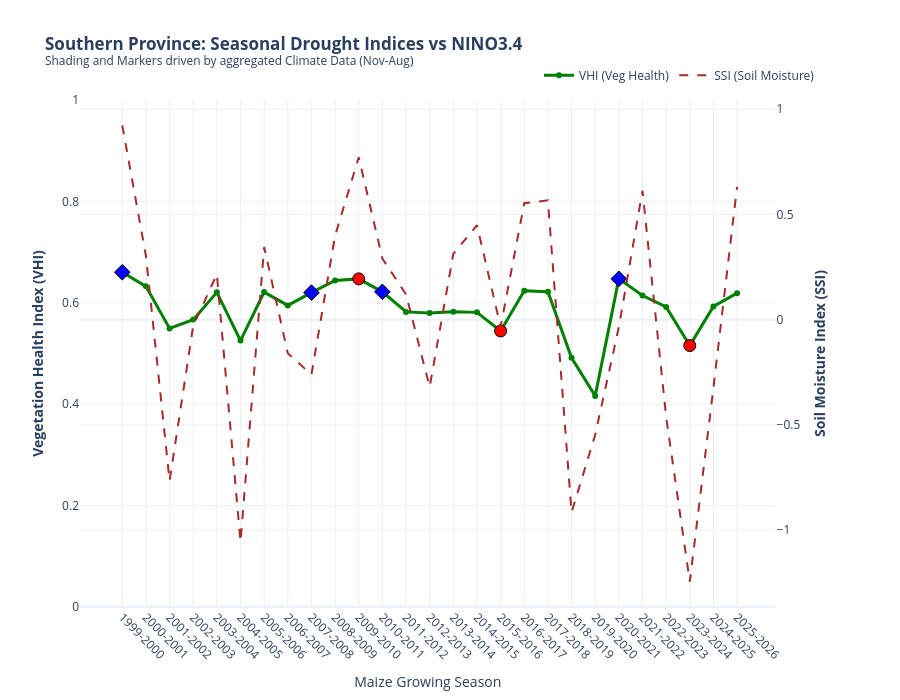

The code cell stored with this chart in its notebook:
### Code cell
import pandas as pd
import numpy as np
import plotly.graph_objects as go
from plotly.subplots import make_subplots
import os

# ============================================================
# 1. PREPARE CLIMATE DATA (NINO34)
# ============================================================
df_climate['date'] = pd.to_datetime(df_climate['date'])
df_climate['month'] = df_climate['date'].dt.month
df_climate['year'] = df_climate['date'].dt.year

# Define CropYear (Nov-Dec belongs to next year's harvest)
df_climate['CropYear'] = np.where(df_climate['month'] >= 11, 
                                  df_climate['year'] + 1, 
                                  df_climate['year'])

# Filter for the Maize Season (Nov to Aug) and aggregate NINO34
maize_months = [11, 12, 1, 2, 3, 4]
nino_seasonal = df_climate[df_climate['month'].isin(maize_months)].groupby('CropYear')['NINO34'].mean().reset_index()

# Patch 2024 NINO34 as per requirements
nino_seasonal.loc[nino_seasonal['CropYear'] == 2024, 'NINO34'] = 2.03

# ============================================================
# 2. PREPARE PROVINCIAL DATA (SOUTHERN PROVINCE)
# ============================================================
# Use 'province' column added in previous step
southern_data = df_seasonal_agg[df_seasonal_agg['province'] == 'Southern'].copy()

# Average districts to Provincial level
south_ts = southern_data.groupby('CropYear').agg({
    'SSI_seasonal': 'mean',
    'VHI_seasonal': 'mean',
    'NDVI_seasonal': 'mean'
}).reset_index()

# Merge with NINO34 data
south_ts = pd.merge(south_ts, nino_seasonal, on='CropYear', how='left')

# Create Season label (e.g., "2015-2016")
south_ts['SEASON'] = (south_ts['CropYear'] - 1).astype(str) + "-" + south_ts['CropYear'].astype(str)

# ============================================================
# 3. CREATE THE DUAL-AXIS PLOT
# ============================================================
fig_comb = make_subplots(specs=[[{"secondary_y": True}]])

# Add VHI (Primary Axis - Left)
fig_comb.add_trace(
    go.Scatter(x=south_ts['SEASON'], y=south_ts['VHI_seasonal'], 
               name="VHI (Veg Health)",
               line=dict(color='green', width=3),
               mode='lines+markers'),
    secondary_y=False,
)

# Add SSI (Secondary Axis - Right)
fig_comb.add_trace(
    go.Scatter(x=south_ts['SEASON'], y=south_ts['SSI_seasonal'], 
               name="SSI (Soil Moisture)",
               line=dict(color='brown', width=2, dash='dash'),
               mode='lines'),
    secondary_y=True,
)

# ============================================================
# 4. ADD AUTOMATED ENSO MARKERS & SHADING (FROM CLIMATE DATA)
# ============================================================
for index, row in south_ts.iterrows():
    season = row['SEASON']
    nino_val = row['NINO34']
    
    if pd.isna(nino_val): continue

    # EL NIÑO (Threshold >= 1.0)
    if nino_val >= 1.0:
        fig_comb.add_vrect(x0=season, x1=season, fillcolor="red", opacity=0.1, layer="below", line_width=0)
        fig_comb.add_trace(go.Scatter(
            x=[season], y=[row['VHI_seasonal']],
            mode='markers',
            marker=dict(symbol='circle', size=12, color='red', line=dict(width=1, color='black')),
            name="El Niño Event", 
            showlegend=False
        ), secondary_y=False)
        
    # LA NIÑA (Threshold <= -1.0)
    elif nino_val <= -1.0:
        fig_comb.add_vrect(x0=season, x1=season, fillcolor="blue", opacity=0.1, layer="below", line_width=0)
        fig_comb.add_trace(go.Scatter(
            x=[season], y=[row['VHI_seasonal']],
            mode='markers',
            marker=dict(symbol='diamond', size=12, color='blue', line=dict(width=1, color='black')),
            name="La Niña Event", 
            showlegend=False
        ), secondary_y=False)

# ============================================================
# 5. FINAL LAYOUT POLISH
# ============================================================
fig_comb.update_layout(
    title="<b>Southern Province: Seasonal Drought Indices vs NINO3.4</b><br><sup>Shading and Markers driven by aggregated Climate Data (Nov-Aug)</sup>",
    template="plotly_white",
    hovermode="x unified",
    xaxis=dict(tickangle=45, type='category', title="Maize Growing Season"),
    height=700,
    legend=dict(orientation="h", yanchor="bottom", y=1.02, xanchor="right", x=1)
)

# Set y-axes titles
fig_comb.update_yaxes(title_text="<b>Vegetation Health Index (VHI)</b>", secondary_y=False, range=[0, 1])
fig_comb.update_yaxes(title_text="<b>Soil Moisture Index (SSI)</b>", secondary_y=True)

# ============================================================
# 6. SAVE AND SHOW
# ============================================================
output_path = os.path.join(base_path, "Southern_Province_Climate_Drought_DeepDive.html")
fig_comb.write_html(output_path)
print(f"✅ Success! Plot generated with automated ENSO markers at: {output_path}")
fig_comb.show()

### Figure 1 — Plotly figure (JSON) as saved in the notebook; plotly's stock layout.template omitted (floating-point values rounded to 4 significant figures)
{"data": [{"line": {"color": "green", "width": 3}, "mode": "lines+markers", "name": "VHI (Veg Health)", "type": "scatter", "x": ["1999-2000", "2000-2001", "2001-2002", "2002-2003", "2003-2004", "2004-2005", "2005-2006", "2006-2007", "2007-2008", "2008-2009", "2009-2010", "2010-2011", "2011-2012", "2012-2013", "2013-2014", "2014-2015", "2015-2016", "2016-2017", "2017-2018", "2018-2019", "2019-2020", "2020-2021", "2021-2022", "2022-2023", "2023-2024", "2024-2025", "2025-2026"], "xaxis": "x", "y": [0.6603, 0.6324, 0.5495, 0.5668, 0.6207, 0.5255, 0.6211, 0.5948, 0.6201, 0.6441, 0.6472, 0.6216, 0.5821, 0.5801, 0.5823, 0.5811, 0.5445, 0.6237, 0.6218, 0.4914, 0.4163, 0.6473, 0.6144, 0.5919, 0.5156, 0.5929, 0.6191], "yaxis": "y"}, {"line": {"color": "brown", "dash": "dash", "width": 2}, "mode": "lines", "name": "SSI (Soil Moisture)", "type": "scatter", "x": ["1999-2000", "2000-2001", "2001-2002", "2002-2003", "2003-2004", "2004-2005", "2005-2006", "2006-2007", "2007-2008", "2008-2009", "2009-2010", "2010-2011", "2011-2012", "2012-2013", "2013-2014", "2014-2015", "2015-2016", "2016-2017", "2017-2018", "2018-2019", "2019-2020", "2020-2021", "2021-2022", "2022-2023", "2023-2024", "2024-2025", "2025-2026"], "xaxis": "x", "y": [0.9231, 0.3029, -0.7655, -0.02963, 0.2158, -1.056, 0.3447, -0.1599, -0.261, 0.3988, 0.7713, 0.29, 0.1203, -0.3194, 0.3126, 0.4486, -0.03407, 0.553, 0.567, -0.9157, -0.5469, -0.0358, 0.6124, -0.4617, -1.245, -0.3241, 0.6311], "yaxis": "y2"}, {"marker": {"color": "blue", "line": {"color": "black", "width": 1}, "size": 12, "symbol": "diamond"}, "mode": "markers", "name": "La Niña Event", "showlegend": false, "type": "scatter", "x": ["1999-2000"], "xaxis": "x", "y": [0.6603], "yaxis": "y"}, {"marker": {"color": "blue", "line": {"color": "black", "width": 1}, "size": 12, "symbol": "diamond"}, "mode": "markers", "name": "La Niña Event", "showlegend": false, "type": "scatter", "x": ["2007-2008"], "xaxis": "x", "y": [0.6201], "yaxis": "y"}, {"marker": {"color": "red", "line": {"color": "black", "width": 1}, "size": 12, "symbol": "circle"}, "mode": "markers", "name": "El Niño Event", "showlegend": false, "type": "scatter", "x": ["2009-2010"], "xaxis": "x", "y": [0.6472], "yaxis": "y"}, {"marker": {"color": "blue", "line": {"color": "black", "width": 1}, "size": 12, "symbol": "diamond"}, "mode": "markers", "name": "La Niña Event", "showlegend": false, "type": "scatter", "x": ["2010-2011"], "xaxis": "x", "y": [0.6216], "yaxis": "y"}, {"marker": {"color": "red", "line": {"color": "black", "width": 1}, "size": 12, "symbol": "circle"}, "mode": "markers", "name": "El Niño Event", "showlegend": false, "type": "scatter", "x": ["2015-2016"], "xaxis": "x", "y": [0.5445], "yaxis": "y"}, {"marker": {"color": "blue", "line": {"color": "black", "width": 1}, "size": 12, "symbol": "diamond"}, "mode": "markers", "name": "La Niña Event", "showlegend": false, "type": "scatter", "x": ["2020-2021"], "xaxis": "x", "y": [0.6473], "yaxis": "y"}, {"marker": {"color": "red", "line": {"color": "black", "width": 1}, "size": 12, "symbol": "circle"}, "mode": "markers", "name": "El Niño Event", "showlegend": false, "type": "scatter", "x": ["2023-2024"], "xaxis": "x", "y": [0.5156], "yaxis": "y"}], "layout": {"height": 700, "hovermode": "x unified", "legend": {"orientation": "h", "x": 1, "xanchor": "right", "y": 1.02, "yanchor": "bottom"}, "shapes": [{"fillcolor": "blue", "layer": "below", "line": {"width": 0}, "opacity": 0.1, "type": "rect", "x0": "1999-2000", "x1": "1999-2000", "xref": "x", "y0": 0, "y1": 1, "yref": "y domain"}, {"fillcolor": "blue", "layer": "below", "line": {"width": 0}, "opacity": 0.1, "type": "rect", "x0": "2007-2008", "x1": "2007-2008", "xref": "x", "y0": 0, "y1": 1, "yref": "y domain"}, {"fillcolor": "red", "layer": "below", "line": {"width": 0}, "opacity": 0.1, "type": "rect", "x0": "2009-2010", "x1": "2009-2010", "xref": "x", "y0": 0, "y1": 1, "yref": "y domain"}, {"fillcolor": "blue", "layer": "below", "line": {"width": 0}, "opacity": 0.1, "type": "rect", "x0": "2010-2011", "x1": "2010-2011", "xref": "x", "y0": 0, "y1": 1, "yref": "y domain"}, {"fillcolor": "red", "layer": "below", "line": {"width": 0}, "opacity": 0.1, "type": "rect", "x0": "2015-2016", "x1": "2015-2016", "xref": "x", "y0": 0, "y1": 1, "yref": "y domain"}, {"fillcolor": "blue", "layer": "below", "line": {"width": 0}, "opacity": 0.1, "type": "rect", "x0": "2020-2021", "x1": "2020-2021", "xref": "x", "y0": 0, "y1": 1, "yref": "y domain"}, {"fillcolor": "red", "layer": "below", "line": {"width": 0}, "opacity": 0.1, "type": "rect", "x0": "2023-2024", "x1": "2023-2024", "xref": "x", "y0": 0, "y1": 1, "yref": "y domain"}], "title": {"text": "<b>Southern Province: Seasonal Drought Indices vs NINO3.4</b><br><sup>Shading and Markers driven by aggregated Climate Data (Nov-Aug)</sup>"}, "xaxis": {"anchor": "y", "domain": [0, 0.94], "tickangle": 45, "title": {"text": "Maize Growing Season"}, "type": "category"}, "yaxis": {"anchor": "x", "domain": [0, 1], "range": [0, 1], "title": {"text": "<b>Vegetation Health Index (VHI)</b>"}}, "yaxis2": {"anchor": "x", "overlaying": "y", "side": "right", "title": {"text": "<b>Soil Moisture Index (SSI)</b>"}}}}
